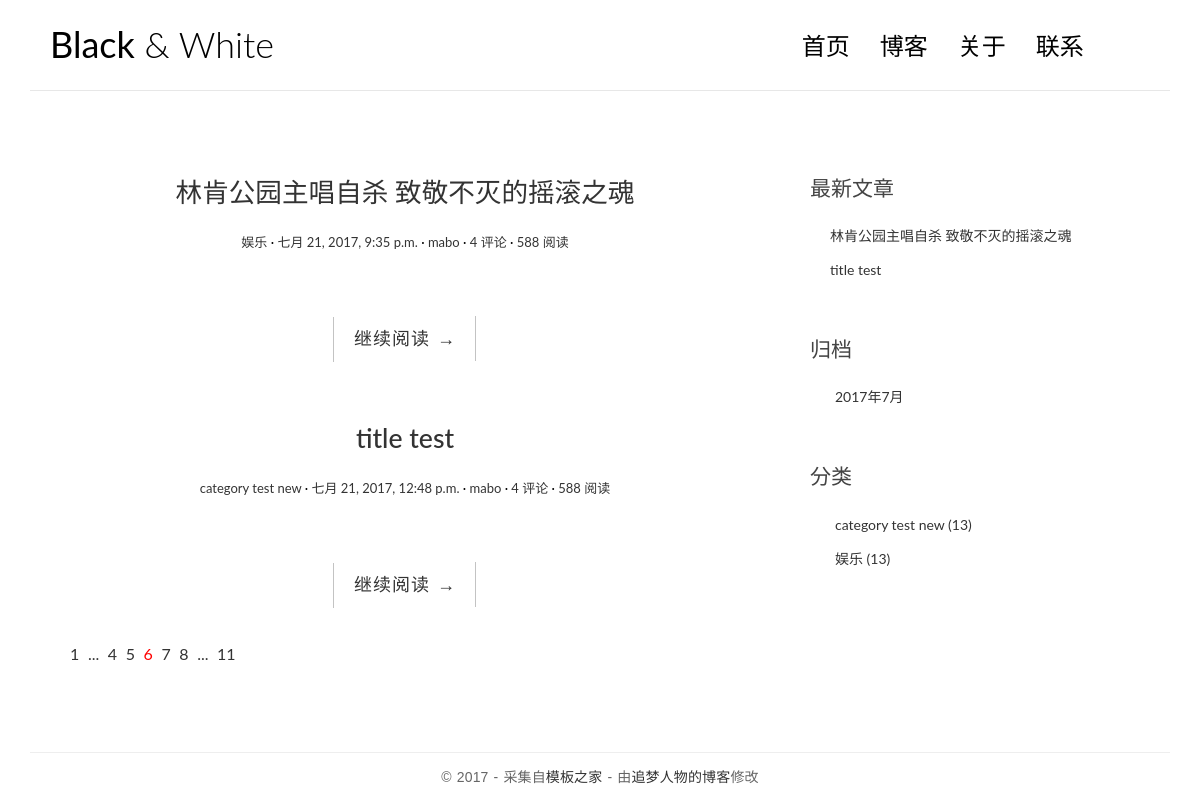
The page / on the database its author committed.
### blog/models.py (models this page shows, shortened)
class Post(models.Model):
    title=models.CharField(max_length=70)
    body=models.TextField()
    created_time=models.DateTimeField()
    modified_time=models.DateTimeField()
    excerpt=models.CharField(max_length=200,blank=True)
    category=models.ForeignKey(Category)
    tags=models.ManyToManyField(Tag,blank=True)
    author=models.ForeignKey(User)
    def get_absolute_url(self):
        return reverse('blog:detail',kwargs={'pk':self.pk})
    class Meta:
        ordering=['-created_time']

class Category(models.Model):
    name=models.CharField(max_length=100)

### blog/views.py (the view)
# urls.py: url(r'^$',views.index,name='index'),
def index(request):
    post_list=Post.objects.all()
    return render(request,'blog/index.html',context={
        'post_list':post_list
    })

### blog/templatetags/blog_tags.py (called while the page is built)
@register.simple_tag
def get_recent_posts(num=5):
    return Post.objects.all().order_by('-created_time')[:num]

@register.simple_tag
def archives():
    return Post.objects.dates('created_time', 'month', order='DESC')

@register.simple_tag
def get_categories():
    return Category.objects.all()

### templates/blog/index.html (shortened to what this page needs)
{% extends 'base.html' %}
    {% block main %}
        {% for post in post_list %}
            <article class="post post-{{ post.pk }}">
                <header class="entry-header">
                    <h1 class="entry-title">
                        <a href="{{ post.get_absolute_url }}">{{ post.title }}</a>
                    </h1>
                    <div class="entry-meta">
                        <span class="post-category"><a href="#">{{ post.category.name }}</a></span>
                        <span class="post-date"><a href="#"><time class="entry-date"
                                                                  datetime="{{ post.created_time }}">{{ post.created_time }}</time></a></span>
                        <span class="post-author"><a href="#">{{ post.author }}</a></span>
                        <span class="comments-link"><a href="#">4 评论</a></span>
                        <span class="views-count"><a href="#">588 阅读</a></span>
                    </div>
                </header>
                <div class="entry-content clearfix">
                    <div class="read-more cl-effect-14">
                        <a href="{{ post.get_absolute_url }}" class="more-link">继续阅读 <span class="meta-nav">→</span></a>
                    </div>
                </div>
            </article>
        {% empty %}
            <div class ="no-post">暂时没有发布的文章！</div>
        {% endfor %}
            <div class="pagination">
                    <ul>
                        <li><a href="">1</a></li>
                        <li><a href="">...</a></li>
                        <li><a href="">4</a></li>
                        <li><a href="">5</a></li>
                        <li class="current"><a href="">6</a></li>
                        <li><a href="">7</a></li>
                        <li><a href="">8</a></li>
                        <li><a href="">...</a></li>
                        <li><a href="">11</a></li>
                    </ul>
                </div>
    {% endblock main %}

### templates/base.html (shortened to what this page needs)
{% load staticfiles %}
{% load blog_tags %}
<!DOCTYPE html>
<html>
<head>
    <link rel="stylesheet" href="http://code.ionicframework.com/ionicons/2.0.1/css/ionicons.min.css">
    <link rel="stylesheet" href="{% static 'blog/css/bootstrap.min.css' %}">
    <link rel="stylesheet" href="{% static 'blog/css/pace.css' %}">
    <link rel="stylesheet" href="{% static 'blog/css/custom.css' %}">
    <link rel="stylesheet" href="{% static 'blog/css/highlights/github.css' %}">
</head>
<body>
<div class="container">
    <header id="site-header">
        <div class="row">
            <div class="col-md-4 col-sm-5 col-xs-8">
                <div class="logo">
                    <h1><a href="{% url 'blog:index' %}"><b>Black</b> &amp; White</a></h1>
                </div>
            </div>
            <div class="col-md-8 col-sm-7 col-xs-4">
                <nav class="main-nav" role="navigation">
                    <div class="collapse navbar-collapse" id="bs-example-navbar-collapse-1">
                        <ul class="nav navbar-nav navbar-right">
                            <li class="cl-effect-11"><a href="index.html" data-hover="首页">首页</a></li>
                            <li class="cl-effect-11"><a href="full-width.html" data-hover="博客">博客</a></li>
                            <li class="cl-effect-11"><a href="about.html" data-hover="关于">关于</a></li>
                            <li class="cl-effect-11"><a href="contact.html" data-hover="联系">联系</a></li>
                        </ul>
                    </div>
                </nav>
            </div>
        </div>
    </header>
</div>
<div class="content-body">
    <div class="container">
        <div class="row">
            <main class="col-md-8">
                {% block main %}
                {% endblock main %}
            </main>
            <aside class="col-md-4">
                <div class="widget widget-recent-posts">
    <h3 class="widget-title">最新文章</h3>
    {% get_recent_posts as recent_post_list %}
    <ul>
        {% for post in recent_post_list %}
        <li>
            <a href="{{ post.get_absolute_url }}">{{ post.title }}</a>
        </li>
        {% empty %}
        暂无文章
        {% endfor %}
    </ul>
</div>
                <div class="widget widget-archives">
    <h3 class="widget-title">归档</h3>
    {% archives as date_list %}
    <ul>
        {% for date in date_list %}
        <li>
            <a href="{% url 'blog:archives' date.year date.month %}">{{ date.year }}年{{ date.month }}月</a>
        </li>
        {% empty %}
        暂无归档
        {% endfor %}
    </ul>
</div>
                <div class="widget widget-category">
    <h3 class="widget-title">分类</h3>
    {% get_categories as category_list %}
    <ul>
        {% for category in category_list %}
        <li>
            <a href="{% url 'blog:category' category.pk %}">{{ category.name }} <span class="post-count">(13)</span></a>
        </li>
        {% empty %}
        暂无分类
        {% endfor %}
    </ul>
    </div>
            </aside>
        </div>
    </div>
</div>
<footer id="site-footer">
    <div class="container">
        <div class="row">
            <div class="col-md-12">
                <p class="copyright">&copy 2017 - 采集自<a href="http://www.cssmoban.com/"
                                                        target="_blank" title="模板之家">模板之家</a>
                    - 由<a href="http://zmrenwu.com/" title="网页模板" target="_blank">追梦人物的博客</a>修改
                </p>
            </div>
        </div>
    </div>
</footer>
</body>
</html>

### blog/static/blog/css/custom.css (style rules this page uses)
* { outline: none; }
h1, h2, h3, h4, h5, h6 { margin-top: 0; }
b { font-weight: 400; }
a { color: #333; }
body { color: #444; font-family: 'Lato', sans-serif; }
p { font-family: 'Ubuntu', sans-serif; font-weight: 400; word-spacing: 1px; letter-spacing: 0.01em; }
#site-header { background-color: #FFF; padding: 25px 20px; margin-bottom: 40px; border-bottom: 1px solid #e7e7e7; }
.logo h1 a { color: #000; }
.logo h1 { margin: 0; font-family: 'Lato', sans-serif; font-weight: 300; }
.main-nav { margin-top: 11px; max-width: 95%; }
.main-nav a { color: #000000 !important; padding: 0 0 5px 0 !important; margin-right: 30px; font-family: 'Lato', sans-serif; font-weight: 300; font-size: 24px; }
.cl-effect-11 a { padding: 10px 0; color: #0972b4; text-shadow: none; }
.cl-effect-11 a::before { position: absolute; top: 0; left: 0; overflow: hidden; padding: 0 0 5px 0 !important; max-width: 0; border-bottom: 1px solid #000; color: #000; content: attr(data-hover); white-space: nowrap; -webkit-transition: max-width 0.5s; -moz-transition: max-width 0.5s; transition: max-width 0.5s; }
.content-body { padding-bottom: 4em; }
.post { background: #fff; padding: 30px 30px 0; }
.entry-title { text-align: center; font-size: 1.9em; margin-bottom: 20px; line-height: 1.6; padding: 10px 20px 0; }
.entry-meta { text-align: center; color: #DDDDDD; font-size: 13px; margin-bottom: 30px; }
.entry-content { font-size: 18px; line-height: 1.9; font-weight: 300; color: #000; }
.post-category::after, .post-date::after, .post-author::after, .comments-link::after { content: ' ·'; color: #000; }
.read-more { font-family: 'Ubuntu', sans-serif; font-weight: 400; word-spacing: 1px; letter-spacing: 0.01em; text-align: center; margin-top: 20px; }
.cl-effect-14 a { padding: 0 20px; height: 45px; line-height: 45px; position: relative; display: inline-block; margin: 15px 25px; letter-spacing: 1px; font-weight: 400; text-shadow: 0 0 1px rgba(255, 255, 255, 0.3); }
.cl-effect-14 a::before, .cl-effect-14 a::after { position: absolute; width: 45px; height: 1px; background: #C3C3C3; content: ''; -webkit-transition: all 0.3s; -moz-transition: all 0.3s; transition: all 0.3s; pointer-events: none; }
.cl-effect-14 a::before { top: 0; left: 0; -webkit-transform: rotate(90deg); -moz-transform: rotate(90deg); transform: rotate(90deg); -webkit-transform-origin: 0 0; -moz-transform-origin: 0 0; transform-origin: 0 0; }
.cl-effect-14 a::after { right: 0; bottom: 0; -webkit-transform: rotate(90deg); -moz-transform: rotate(90deg); transform: rotate(90deg); -webkit-transform-origin: 100% 0; -moz-transform-origin: 100% 0; transform-origin: 100% 0; }
.widget { background: #fff; padding: 30px 0 0; }
.widget-title { font-size: 1.5em; margin-bottom: 20px; line-height: 1.6; padding: 10px 0 0; font-weight: 400; }
.widget-recent-posts ul { padding: 0; margin: 0; padding-left: 20px; }
.widget-recent-posts ul li { list-style-type: none; position: relative; line-height: 170%; margin-bottom: 10px; }
.widget-recent-posts ul li::before { content: '\f3d3'; font-family: "Ionicons"; position: absolute; left: -17px; top: 3px; font-size: 16px; color: #000; }
.widget-archives ul { padding: 0; margin: 0; padding-left: 25px; }
.widget-archives ul li { list-style-type: none; position: relative; line-height: 170%; margin-bottom: 10px; }
.widget-archives ul li::before { content: '\f3f3'; font-family: "Ionicons"; position: absolute; left: -25px; top: 1px; font-size: 16px; color: #000; }
.widget-category ul { padding: 0; margin: 0; padding-left: 25px; }
.widget-category ul li { list-style-type: none; position: relative; line-height: 170%; margin-bottom: 10px; }
.widget-category ul li::before { content: '\f3fe'; font-family: "Ionicons"; position: absolute; left: -25px; top: 1px; font-size: 18px; color: #000; }
#site-footer { padding-top: 10px; padding: 0 0 1.5em 0; }
.copyright { text-align: center; padding-top: 1em; margin: 0; border-top: 1px solid #eee; color: #666; }
.pagination ul { list-style: none; }
.pagination ul li { display: inline-block; font-size: 16px; margin-right: 5px; }
.current a { color: red; }

### rows shown on the page
Post: title "林肯公园主唱自杀 致敬不灭的摇滚之魂", category.name "娱乐", created_time "七月 21, 2017, 9:35 p.m.", author "mabo"
Post: title "title test", category.name "category test new", created_time "七月 21, 2017, 12:48 p.m.", author "mabo"
Category: name "category test new"
Category: name "娱乐"

### other values the page prints
{{ date.year }} "2017"
{{ date.month }} "7"
